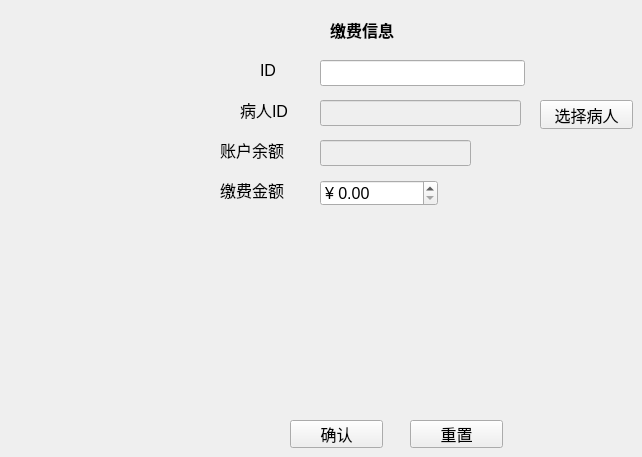
      <widget class="QWidget" name="tab_6">
       <property name="styleSheet">
        <string notr="true">#tab_6{
border-image:url(:/new/prefix1/test.jpg);
}</string>
       </property>
       <attribute name="title">
        <string>病人缴费</string>
       </attribute>
       <widget class="QLabel" name="label_4">
        <property name="geometry">
         <rect>
          <x>330</x>
          <y>20</y>
          <width>84</width>
          <height>20</height>
         </rect>
        </property>
        <property name="font">
         <font>
          <pointsize>12</pointsize>
          <weight>75</weight>
          <bold>true</bold>
          <stylestrategy>PreferDefault</stylestrategy>
         </font>
        </property>
        <property name="text">
         <string>缴费信息</string>
        </property>
       </widget>
       <widget class="QLabel" name="ID_5">
        <property name="geometry">
         <rect>
          <x>260</x>
          <y>60</y>
          <width>20</width>
          <height>20</height>
         </rect>
        </property>
        <property name="font">
         <font>
          <pointsize>12</pointsize>
         </font>
        </property>
        <property name="text">
         <string>ID</string>
        </property>
       </widget>
       <widget class="QLineEdit" name="LINE_ID_6">
        <property name="geometry">
         <rect>
          <x>320</x>
          <y>60</y>
          <width>205</width>
          <height>26</height>
         </rect>
        </property>
        <property name="font">
         <font>
          <pointsize>12</pointsize>
         </font>
        </property>
        <property name="maxLength">
         <number>20</number>
        </property>
        <property name="clearButtonEnabled">
         <bool>true</bool>
        </property>
       </widget>
       <widget class="QLabel" name="PATIENT_7">
        <property name="geometry">
         <rect>
          <x>240</x>
          <y>100</y>
          <width>60</width>
          <height>20</height>
         </rect>
        </property>
        <property name="font">
         <font>
          <pointsize>12</pointsize>
         </font>
        </property>
        <property name="text">
         <string>病人ID</string>
        </property>
       </widget>
       <widget class="QLineEdit" name="LINE_PATIENT_6">
        <property name="enabled">
         <bool>false</bool>
        </property>
        <property name="geometry">
         <rect>
          <x>320</x>
          <y>100</y>
          <width>201</width>
          <height>26</height>
         </rect>
        </property>
        <property name="font">
         <font>
          <pointsize>12</pointsize>
         </font>
        </property>
       </widget>
       <widget class="QPushButton" name="select_patient_6">
        <property name="geometry">
         <rect>
          <x>540</x>
          <y>100</y>
          <width>93</width>
          <height>29</height>
         </rect>
        </property>
        <property name="font">
         <font>
          <pointsize>12</pointsize>
         </font>
        </property>
        <property name="text">
         <string>选择病人</string>
        </property>
       </widget>
       <widget class="QLabel" name="PATIENT_8">
        <property name="geometry">
         <rect>
          <x>220</x>
          <y>140</y>
          <width>80</width>
          <height>20</height>
         </rect>
        </property>
        <property name="font">
         <font>
          <pointsize>12</pointsize>
         </font>
        </property>
        <property name="text">
         <string>账户余额</string>
        </property>
       </widget>
       <widget class="QLineEdit" name="LINE_ACCOUNT_6">
        <property name="enabled">
         <bool>false</bool>
        </property>
        <property name="geometry">
         <rect>
          <x>320</x>
          <y>140</y>
          <width>151</width>
          <height>26</height>
         </rect>
        </property>
        <property name="font">
         <font>
          <pointsize>12</pointsize>
         </font>
        </property>
       </widget>
       <widget class="QLabel" name="PATIENT_9">
        <property name="geometry">
         <rect>
          <x>220</x>
          <y>180</y>
          <width>80</width>
          <height>20</height>
         </rect>
        </property>
        <property name="font">
         <font>
          <pointsize>12</pointsize>
         </font>
        </property>
        <property name="text">
         <string>缴费金额</string>
        </property>
       </widget>
       <widget class="QDoubleSpinBox" name="DOUBLESPINBOX_PAY_6">
        <property name="geometry">
         <rect>
          <x>320</x>
          <y>180</y>
          <width>118</width>
          <height>26</height>
         </rect>
        </property>
        <property name="font">
         <font>
          <pointsize>12</pointsize>
         </font>
        </property>
        <property name="prefix">
         <string>¥ </string>
        </property>
        <property name="maximum">
         <double>999999.989999999990687</double>
        </property>
       </widget>
       <widget class="QPushButton" name="pay">
        <property name="geometry">
         <rect>
          <x>290</x>
          <y>420</y>
          <width>93</width>
          <height>28</height>
         </rect>
        </property>
        <property name="font">
         <font>
          <pointsize>12</pointsize>
         </font>
        </property>
        <property name="text">
         <string>确认</string>
        </property>
       </widget>
       <widget class="QPushButton" name="pay_2">
        <property name="geometry">
         <rect>
          <x>410</x>
          <y>420</y>
          <width>93</width>
          <height>28</height>
         </rect>
        </property>
        <property name="font">
         <font>
          <pointsize>12</pointsize>
         </font>
        </property>
        <property name="text">
         <string>重置</string>
        </property>
       </widget>
      </widget>
